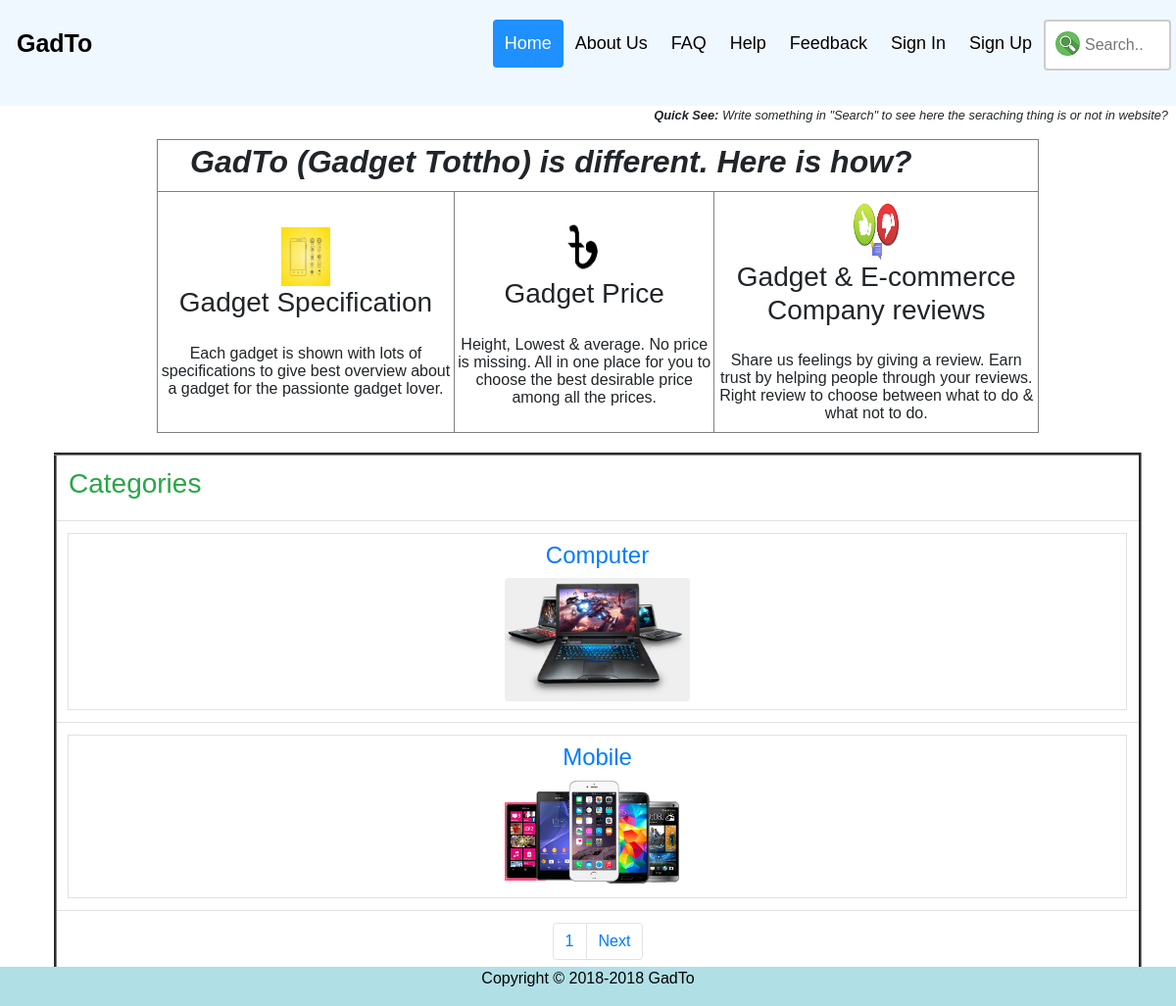
/, run on an earlier commit of the app's database.
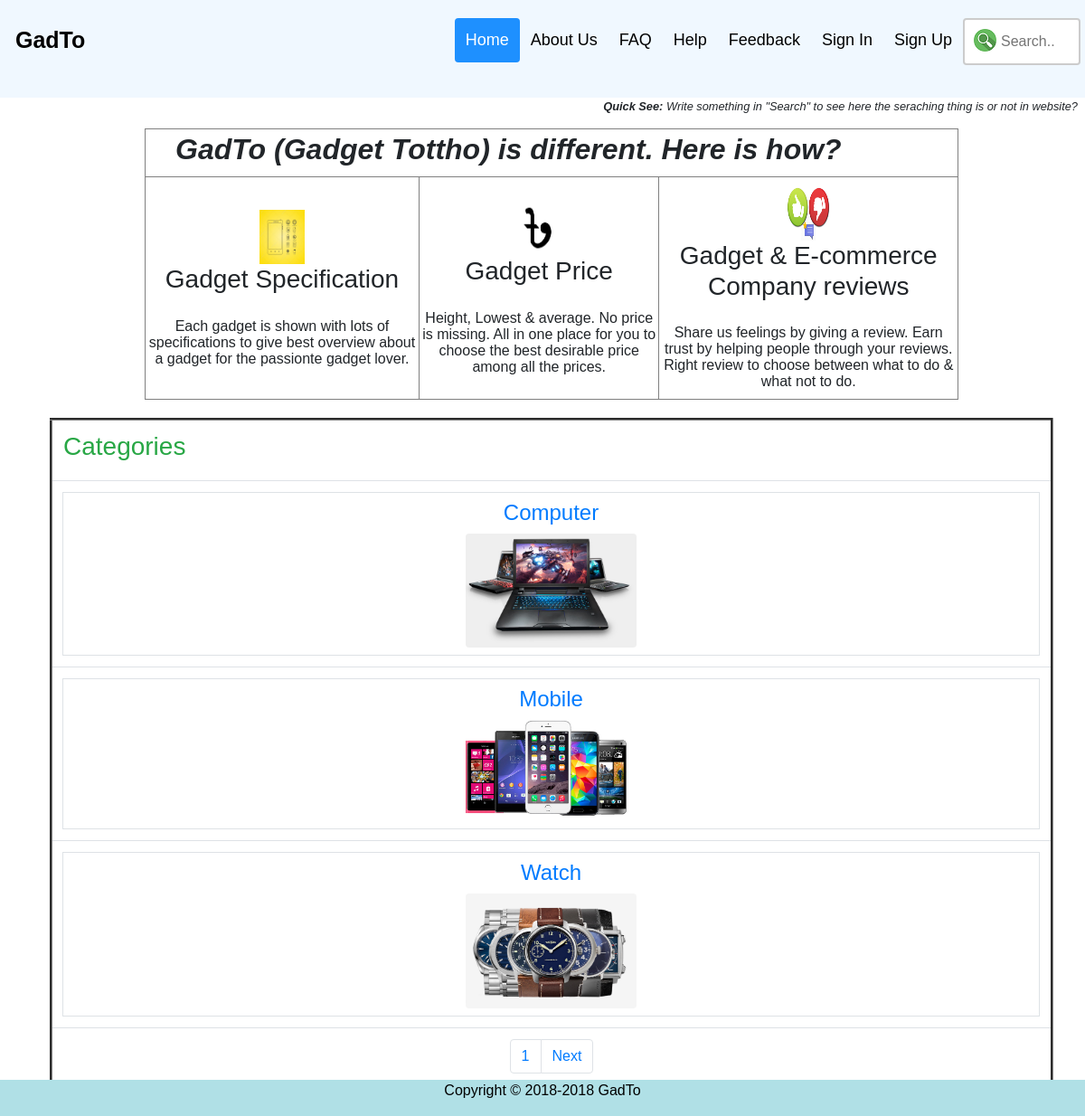
And on a later commit of the database.
### tables this page shows
CREATE TABLE `gadget_categorys` (
  `category_name` varchar(20) NOT NULL
);

### index.php (the view, shortened to what this page needs)
<?php
 $conn = mysqli_connect('localhost','root','','gadto')
 or die('Error connecting to MySQL server.');
?>
<html>
<head>
    <link rel="stylesheet" href="https://stackpath.bootstrapcdn.com/bootstrap/4.1.3/css/bootstrap.min.css">
</head>
<body>
    <?php
        include 'header.php';
    ?>
    <div style="padding-left:20px;">
        <div style="padding-top: 15px;">
            <table align="center" border="1" width="900" height="300">
                <tr>
                    <th align="center" colspan="3">
                        <h2><i><b>&emsp;GadTo (Gadget Tottho) is different. Here is how?</b></i></h2>
                    </th>
                </tr>
                <tr>
                    <td align="center">
                        <img src="gs.jpg" alt="Specifications icon" width="50" height="60">
                        <h3>Gadget Specification</h3><br>
                        Each gadget is shown with lots of specifications to give best overview about a gadget for the passionte gadget lover.
                    </td>
                    <td align="center">
                        <img src="tk.png" alt="Price icon" width="50" height="60">
                        <h3>
                            Gadget Price
                        </h3><br>
                        Height, Lowest & average. No price is missing. All in one place for you to choose the best desirable price among all the prices.
                    </td>
                    <td align="center">
                        <img src="rr.jpg" alt="Review icon" width="50" height="60">
                        <h3>
                            Gadget & E-commerce Company reviews
                        </h3>
                        <br>
                        Share us feelings by giving a review. Earn trust by helping people through your reviews. Right review to choose between what to do & what not to do.
                    </td>
                </tr>
            </table>
        </div>
        <div class="container text-justify" style="padding-top: 20">
            <table class="table " align="center" border="3" >
                <tr >
                    <th align="center" colspan="9">
                        <h3 class="text text-success">Categories</h3>
                    </th>
                </tr>
                  <?php
                    $categories="SELECT * from gadget_categorys";
                    $result=mysqli_query($conn, $categories)or die(mysqli_error($conn));
                    while ($row=mysqli_fetch_assoc($result)) {
                      ?>
                      <tr>
                        <td>
                          <a class="page-link" href="Page2.php?category_name=<?php echo $row['category_name']; ?> ">
                            <h4 class="text-center"><?php echo $row['category_name']; ?> </h4>
                            <div class="text-center">
                              <img src="Image/<?php echo $row['category_name'];?>.jpg" class="rounded " alt="<?php echo $row['category_name'];?>" width="18%" height="18%">
                            </div>
                          </a>
                        </td>
                      </tr>
                    <?php } ?>
                    <tr>
                      <td>
                        <div >
                          <nav aria-label="Page navigation ">
                            <ul class="pagination justify-content-center">
                              <li class="page-item"><a class="page-link" href="#">1</a></li>
                              <li class="page-item">
                                <a class="page-link" href="#">Next</a>
                              </li>
                            </ul>
                          </nav>
                        </div>
                      </td>
                    </tr>
            </table>
        </div>
    </div>
    <?php
        include 'footer.php';
    ?>
</body>
</html>

What changed in the data, as far as the page shows it:
added gadget_categorys: category_name "Watch", category_name (picture)
